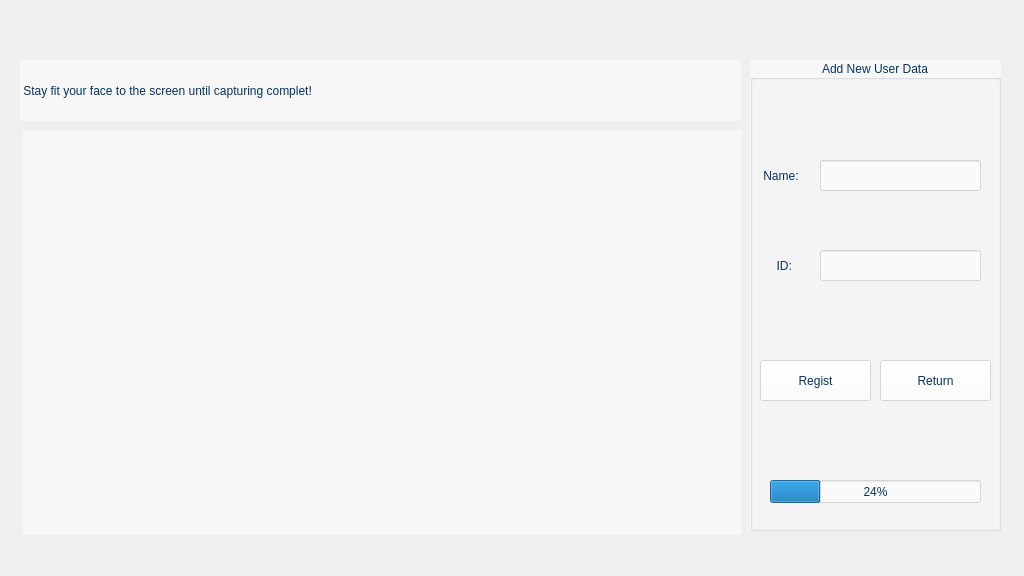
<?xml version="1.0" encoding="UTF-8"?>
<ui version="4.0">
 <class>Widget</class>
 <widget class="QWidget" name="Widget">
  <property name="geometry">
   <rect>
    <x>0</x>
    <y>0</y>
    <width>1024</width>
    <height>576</height>
   </rect>
  </property>
  <property name="windowTitle">
   <string>Attendance System</string>
  </property>
  <property name="styleSheet">
   <string notr="true"/>
  </property>
  <widget class="QLabel" name="label_2">
   <property name="geometry">
    <rect>
     <x>0</x>
     <y>0</y>
     <width>1024</width>
     <height>576</height>
    </rect>
   </property>
   <property name="styleSheet">
    <string notr="true">border-image: url(img/bg_image.png) 0 0 0 0 stretch stretch;
</string>
   </property>
   <property name="text">
    <string/>
   </property>
  </widget>
  <widget class="QGroupBox" name="groupBox">
   <property name="geometry">
    <rect>
     <x>750</x>
     <y>60</y>
     <width>251</width>
     <height>471</height>
    </rect>
   </property>
   <property name="styleSheet">
    <string notr="true">background-color: rgba(255, 255, 255, 128);
font: 75 14pt &quot;MS Shell Dlg 2&quot;;
color: rgb(6, 51, 94)</string>
   </property>
   <property name="title">
    <string>Add New User Data</string>
   </property>
   <property name="alignment">
    <set>Qt::AlignCenter</set>
   </property>
   <widget class="QLabel" name="label_3">
    <property name="geometry">
     <rect>
      <x>10</x>
      <y>100</y>
      <width>61</width>
      <height>31</height>
     </rect>
    </property>
    <property name="styleSheet">
     <string notr="true">background-color: rgba(0,0,0,0);</string>
    </property>
    <property name="text">
     <string> Name:</string>
    </property>
   </widget>
   <widget class="QLineEdit" name="lineEdit_name">
    <property name="geometry">
     <rect>
      <x>70</x>
      <y>100</y>
      <width>161</width>
      <height>31</height>
     </rect>
    </property>
   </widget>
   <widget class="QLineEdit" name="lineEdit_id">
    <property name="geometry">
     <rect>
      <x>70</x>
      <y>190</y>
      <width>161</width>
      <height>31</height>
     </rect>
    </property>
   </widget>
   <widget class="QLabel" name="label_4">
    <property name="geometry">
     <rect>
      <x>10</x>
      <y>190</y>
      <width>61</width>
      <height>31</height>
     </rect>
    </property>
    <property name="styleSheet">
     <string notr="true">background-color: rgba(0,0,0,0);</string>
    </property>
    <property name="text">
     <string>     ID:</string>
    </property>
   </widget>
   <widget class="QPushButton" name="btn_register">
    <property name="geometry">
     <rect>
      <x>10</x>
      <y>300</y>
      <width>111</width>
      <height>41</height>
     </rect>
    </property>
    <property name="text">
     <string>Regist</string>
    </property>
   </widget>
   <widget class="QProgressBar" name="progressBar">
    <property name="geometry">
     <rect>
      <x>20</x>
      <y>420</y>
      <width>211</width>
      <height>23</height>
     </rect>
    </property>
    <property name="value">
     <number>24</number>
    </property>
   </widget>
   <widget class="QPushButton" name="btn_return">
    <property name="geometry">
     <rect>
      <x>130</x>
      <y>300</y>
      <width>111</width>
      <height>41</height>
     </rect>
    </property>
    <property name="text">
     <string>Return</string>
    </property>
   </widget>
  </widget>
  <widget class="QLabel" name="video_screen">
   <property name="geometry">
    <rect>
     <x>22</x>
     <y>130</y>
     <width>720</width>
     <height>405</height>
    </rect>
   </property>
   <property name="styleSheet">
    <string notr="true">background-color: rgba(255, 255, 255, 128);</string>
   </property>
   <property name="frameShape">
    <enum>QFrame::NoFrame</enum>
   </property>
   <property name="text">
    <string/>
   </property>
  </widget>
  <widget class="QLabel" name="label">
   <property name="geometry">
    <rect>
     <x>20</x>
     <y>60</y>
     <width>721</width>
     <height>61</height>
    </rect>
   </property>
   <property name="styleSheet">
    <string notr="true">background-color: rgba(255, 255, 255, 128);
font: 75 14pt &quot;MS Shell Dlg 2&quot;;
color: rgb(6, 51, 94)</string>
   </property>
   <property name="text">
    <string> Stay fit your face to the screen until capturing complet!</string>
   </property>
   <property name="alignment">
    <set>Qt::AlignLeading|Qt::AlignLeft|Qt::AlignVCenter</set>
   </property>
   <property name="wordWrap">
    <bool>true</bool>
   </property>
   <property name="margin">
    <number>18</number>
   </property>
  </widget>
  <zorder>label_2</zorder>
  <zorder>video_screen</zorder>
  <zorder>groupBox</zorder>
  <zorder>label</zorder>
 </widget>
 <layoutdefault spacing="6" margin="11"/>
 <resources/>
 <connections/>
</ui>
